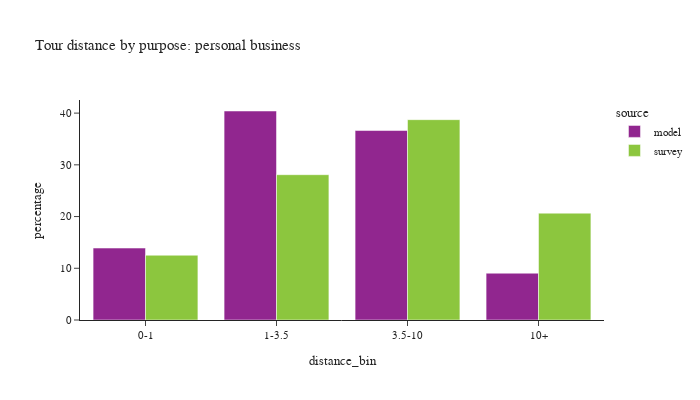

The code cell stored with this chart in its notebook:
### Code cell
plot_bins(tour, tour['pdpurp'] == 4, 'personal business')

### Figure 1 — Plotly figure (JSON) as saved in the notebook; plotly's stock layout.template omitted (floating-point values rounded to 4 significant figures)
{"data": [{"alignmentgroup": "True", "customdata": [[48910], [142083], [128807], [31823]], "hovertemplate": "source=model<br>distance_bin=%{x}<br>percentage=%{y}<br>sample count=%{customdata[0]}<extra></extra>", "legendgroup": "model", "marker": {"color": "#91268F", "pattern": {"shape": ""}}, "name": "model", "offsetgroup": "model", "orientation": "v", "showlegend": true, "textposition": "auto", "type": "bar", "x": ["0-1", "1-3.5", "3.5-10", "10+"], "xaxis": "x", "y": [13.91, 40.41, 36.63, 9.05], "yaxis": "y"}, {"alignmentgroup": "True", "customdata": [[142], [244], [242], [116]], "hovertemplate": "source=survey<br>distance_bin=%{x}<br>percentage=%{y}<br>sample count=%{customdata[0]}<extra></extra>", "legendgroup": "survey", "marker": {"color": "#8CC63E", "pattern": {"shape": ""}}, "name": "survey", "offsetgroup": "survey", "orientation": "v", "showlegend": true, "textposition": "auto", "type": "bar", "x": ["0-1", "1-3.5", "3.5-10", "10+"], "xaxis": "x", "y": [12.52, 28.09, 38.73, 20.66], "yaxis": "y"}], "layout": {"barmode": "group", "font": {"size": 11}, "height": 400, "legend": {"title": {"text": "source"}, "tracegroupgap": 0}, "title": {"text": "Tour distance by purpose: personal business"}, "width": 700, "xaxis": {"anchor": "y", "domain": [0.0, 1.0], "title": {"text": "distance_bin"}}, "yaxis": {"anchor": "x", "domain": [0.0, 1.0], "title": {"text": "percentage"}}}}
